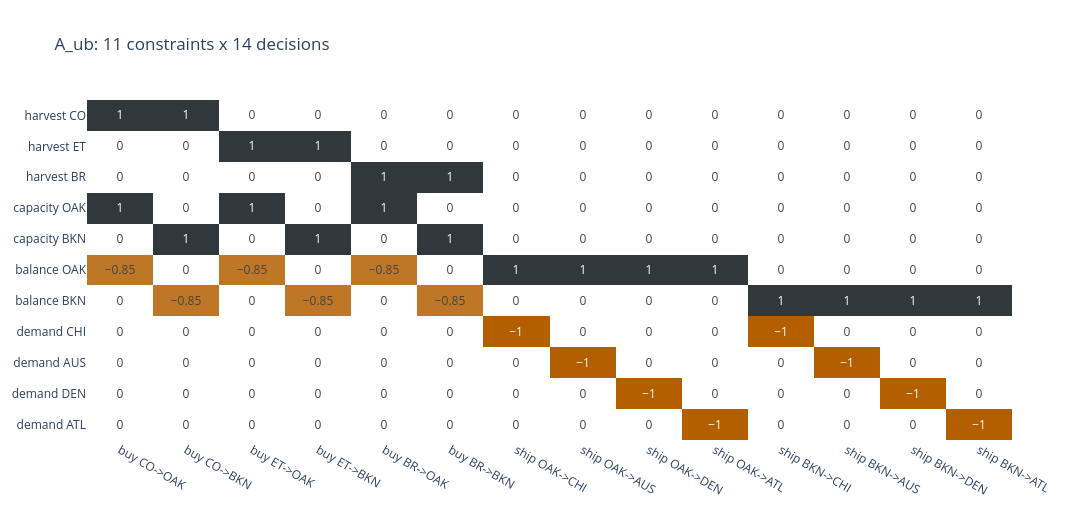

Here is the notebook cell this chart was saved with:
### Markdown cell above
Here is the matrix with labels. `linprog` only ever sees the numbers, never the labels.

### Code cell
labels = [f"{k} {a}->{b}" for k, a, b in columns]
fig = px.imshow(pd.DataFrame(A_ub, index=rows, columns=labels), text_auto=True, aspect="auto",
                color_continuous_scale=[[0, "#B35F00"], [0.5, "#FFFFFF"], [1, "#30383B"]],
                zmin=-1, zmax=1, title="A_ub: 11 constraints x 14 decisions")
fig.update_layout(width=1100, height=520, coloraxis_showscale=False)
fig.show()

### Figure 1 — Plotly figure (JSON) as saved in the notebook; plotly's stock layout.template omitted (floating-point values rounded to 4 significant figures; data arrays with more than 128 entries replaced by an {"elided": "..."} marker saying what was removed)
{"data": [{"coloraxis": "coloraxis", "hovertemplate": "x: %{x}<br>y: %{y}<br>color: %{z}<extra></extra>", "name": "0", "texttemplate": "%{z}", "type": "heatmap", "x": ["buy CO->OAK", "buy CO->BKN", "buy ET->OAK", "buy ET->BKN", "buy BR->OAK", "buy BR->BKN", "ship OAK->CHI", "ship OAK->AUS", "ship OAK->DEN", "ship OAK->ATL", "ship BKN->CHI", "ship BKN->AUS", "ship BKN->DEN", "ship BKN->ATL"], "xaxis": "x", "y": ["harvest CO", "harvest ET", "harvest BR", "capacity OAK", "capacity BKN", "balance OAK", "balance BKN", "demand CHI", "demand AUS", "demand DEN", "demand ATL"], "yaxis": "y", "z": {"elided": "11x14 float values"}}], "layout": {"coloraxis": {"autocolorscale": false, "cmax": 1, "cmin": -1, "colorscale": [[0, "#B35F00"], [0.5, "#FFFFFF"], [1, "#30383B"]], "showscale": false}, "height": 520, "title": {"text": "A_ub: 11 constraints x 14 decisions"}, "width": 1100, "xaxis": {"anchor": "y", "domain": [0.0, 1.0]}, "yaxis": {"anchor": "x", "autorange": "reversed", "domain": [0.0, 1.0]}}}
